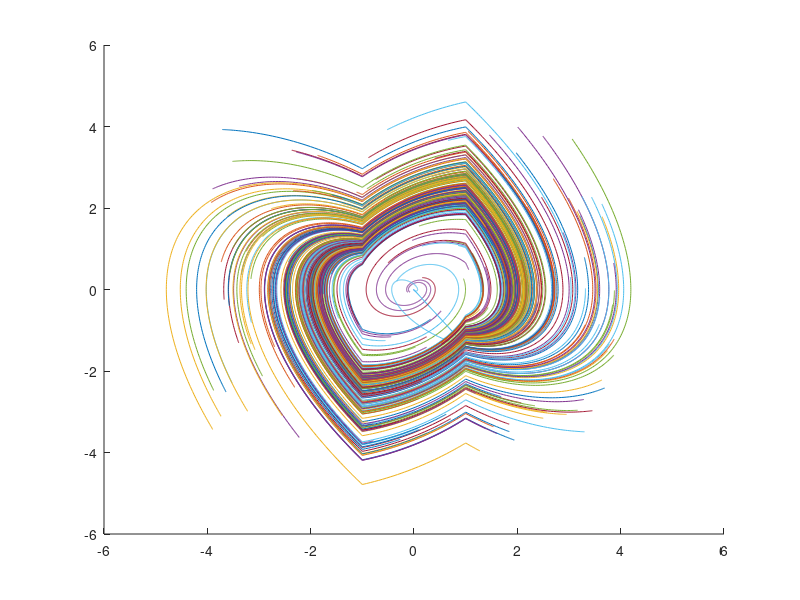

Reproduce this figure in MATLAB. (Note: this script raises an error after producing the figure.)
clear; clc; close all;

% parameters
mu1 = 0.5;   % negative damping inside strip (since f = -mu1)
mu2 = 1.0;   % positive damping outside strip (since f = +mu2)
A_in  = [0 1; -1  mu1];
A_out = [0 1; -1 -mu2];

% region test and (optional) tiny hysteresis
hyst = 0;                           % can be 0; small >0 helps avoid chatter
in_strip = @(x) (abs(x(1)) <= 1 - hyst);

% event: hit either x1=+1 or x1=-1
function [value,isterminal,direction] = switch_events(~,x)
    value      = [x(1)-1; x(1)+1];     % zeros at +1 and -1
    isterminal = [1; 1];               % stop integration
    direction  = [0; 0];               % detect all crossings
end
options = odeset('Events', @switch_events, 'RelTol',1e-8, 'AbsTol',1e-10);

% simulate many trajectories
n_samples = 200;
t_log = cell(1,n_samples); y_log = cell(1,n_samples);
dy_log = cell(1,n_samples); mode_log = cell(1,n_samples);

for k = 1:n_samples
    x0 = (rand(2,1)-0.5)*8;           % IC in [-4,4]^2
    t0 = 0; tf = 10;
    while t0 < tf
        if in_strip(x0), A = A_in; mode = 1; else, A = A_out; mode = 2; end
        % integrate current linear mode until switch
        [t_part, y_part, te, xe] = ode45(@(t,x) A*x, [t0 tf], x0, options);
        dy_part   = (A * y_part.').';
        mode_part = mode*ones(size(t_part));

        t_log{k}   = [t_log{k}; t_part];
        y_log{k}   = [y_log{k}; y_part];
        dy_log{k}  = [dy_log{k}; dy_part];
        mode_log{k}= [mode_log{k}; mode_part];

        if isempty(te), break; end
        % restart exactly at the hit point
        t0 = te(end);
        x0 = xe(end,:).';
        % tiny push to the new side to avoid re-detecting the same event
        x0(1) = x0(1) + sign(x0(2))*1e-8; % since traj is clockwise, push slightly to the right if x2>0 and vice versa
    end
end

% pack data
data.y    = cell2mat(y_log');
data.dy   = cell2mat(dy_log');
data.mode = cell2mat(mode_log');
save("switching_limit_cycle_data.mat", "data");

% plots
figure(1); clf; hold on;
for k=1:n_samples
    plot(y_log{k}(:,1), y_log{k}(:,2), '-');
end
xline( 1,'k--'); xline(-1,'k--'); axis equal
xlabel('$x_1$', 'Interpreter','latex'); ylabel('$x_2$', 'Interpreter','latex'); title('Phase Portrait with switching at $|x_1|=1$','Interpreter','latex');

figure(2); clf; hold on;
for k=1:n_samples, stairs(t_log{k}, mode_log{k}, '-'); end
xlabel('Time', 'Interpreter','latex'); ylabel('Mode', 'Interpreter','latex'); title('Mode Switching', 'Interpreter','latex');

% "energy"-like diagnostic (omega=1)
omega = 1;
figure(3); clf;
for k=1:n_samples
    E = 0.5*y_log{k}(:,2).^2 + 0.5*omega^2*y_log{k}(:,1).^2;
    subplot(3,1,1); hold on; plot(y_log{k}(:,1), y_log{k}(:,2), '-');
    subplot(3,1,2); hold on; plot(t_log{k}, y_log{k});
    subplot(3,1,3); hold on; plot(t_log{k}, E);
end
subplot(3,1,1); xlabel('x_1'); ylabel('x_2'); title('Trajectories');
subplot(3,1,2); xlabel('t'); ylabel('x');
subplot(3,1,3); xlabel('t'); ylabel('Energy'); set(gca,'YScale','log');
